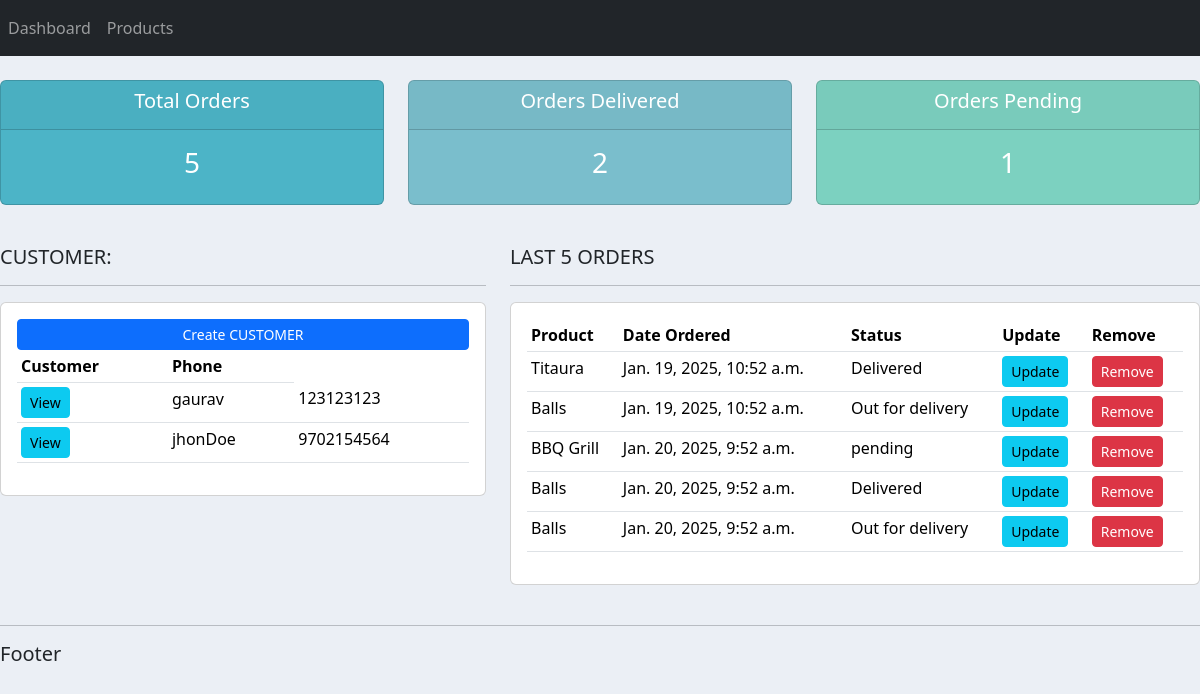
Before: / with the older database file.
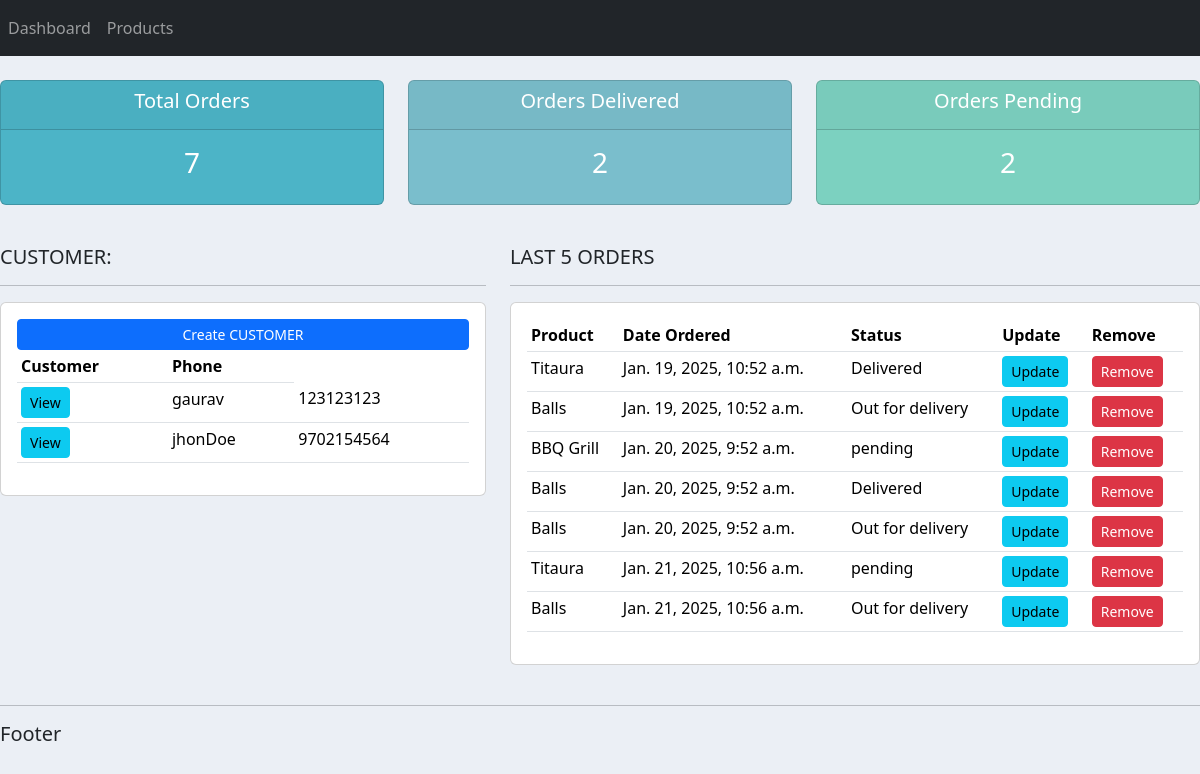
After: the same page with the newer database file.
### accounts/models.py (models this page shows, shortened)
class Customer(models.Model):
    name = models.CharField(max_length=200,null=True)
    phone = models.CharField(max_length=200,null=True)
    email = models.CharField(max_length=200,null=True)
    date_created = models.DateTimeField(auto_now_add=True,null=True)

class Order(models.Model):
    STATUS = (
        ('pending','pending'),
        ('Out for delivery','Out for delivery'),
        ('Delivered','Delivered')
    )
    customer = models.ForeignKey(Customer,null=True,on_delete=models.SET_NULL)
    product = models.ForeignKey(Product,null=True,on_delete=models.SET_NULL)
    date_created = models.DateTimeField(auto_now_add=True)
    status = models.CharField(max_length=200,null=True,choices=STATUS)
    note = models.CharField(max_length=200,null=True,default=None)

class Product(models.Model):
    CATEGORY = (
        ('Indoor','Indoor'),
        ('Out Door','Out Door')
    )
    name = models.CharField(max_length=200,null=True)
    price = models.FloatField(null=True)
    category = models.CharField(max_length=200,null=True,choices=CATEGORY)
    description = models.CharField(max_length=200,null=True)
    date_created = models.DateTimeField(auto_now_add=True,null=True)
    tags = models.ManyToManyField(Tag)
    def __str__(self):
        return self.name

### accounts/views.py (the view)
# urls.py: path('',views.home,name="home"),
def home(request):
    customers = Customer.objects.all()
    orders = Order.objects.all()
    total_orders = orders.count()
    delivered = orders.filter(status='Delivered').count()
    pending = orders.filter(status='pending').count()
    context = {'customers':customers,'orders':orders,'total_orders':total_orders
                ,'delivered': delivered,'pending':pending}
    return render(request,'accounts/dashboard.html',context)

### accounts/templates/accounts/dashboard.html
{% extends 'accounts/main.html' %}
{% block content %}
{% include 'accounts/status.html' %}
    <br>
    <div class = "row">
        <div class="col-md-5">
            <h5>CUSTOMER:</h5>
            <hr>
            <div class="card card-body">
                <a class="btn btn-primary btn-sm btn-block" href="">Create CUSTOMER</a>
                <table class="table table-sm">
                    <tr>
                        <th>Customer</th>
                        <th>Phone</th>
                    </tr>
                    {% for customer in customers %}
                        <tr>
                            <td><a class="btn btn-sm btn-info" href="{% url 'customer' customer.id %}">View</a></td>
                            <td>{{customer.name}}</td>
                            <td>{{customer.phone}}</td>
                        </tr>
                    {% endfor %}
                </table>
            </div>
        </div>
        <div class="col-md-7">
            <h5>LAST 5 ORDERS</h5>
            <hr>
            <div class="card card-body">
                <table class="table table-sm">
                    <tr>
                        <th>Product</th>
                        <th>Date Ordered</th>
                        <th>Status</th>
                        <th>Update</th>
                        <th>Remove</th>
                    </tr>
                    {% for order in orders %}
                    <tr>
                        <td>{{order.product}}</td>
                        <td>{{order.date_created}}</td>
                        <td>{{order.status}}</td>
                        <td><a class="btn btn-sm btn-info" href="{% url 'update_order' order.id %}">Update</a></td>
                        <td><a class="btn btn-sm btn-danger" href="{% url 'delete_order' order.id %}">Remove</a></td>
                    </tr>
                    {% endfor %}
                </table>
            </div>
        </div>
    </div>
    <br>
{% endblock %}

Changed rows visible on the page:
added Order: product "Titaura", date_created "Jan. 21, 2025, 10:56 a.m.", status "pending"
added Order: product "Balls", date_created "Jan. 21, 2025, 10:56 a.m.", status "Out for delivery"
Other visible differences:
{{ total_orders }}: "5" → "7"
{{ pending }}: "1" → "2"
